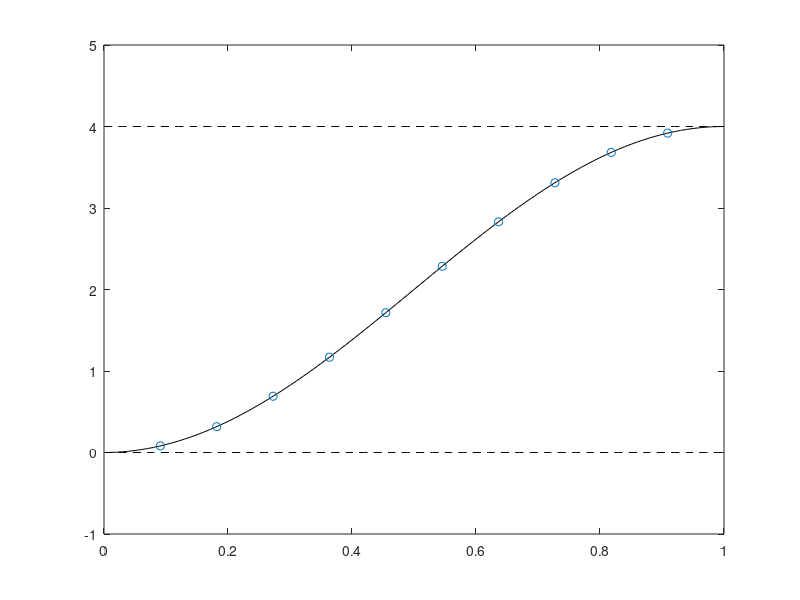

This chart was generated by the following MATLAB code:
x0 = 0.0:0.01:1.0;
y1 = 2.0.*(1.0-cos(pi.*x0));
y2(1:101) = 4.0;
y3(1:101) = 0.0;
h = 1/(10+1);
x1 = h:h:1-h;
y4 = 2.0.*(1.0-cos(pi.*x1));
plot(x0,y1,'k-',x0,y2,'k--',x0,y3,'k--',x1,y4,'o')
axis([0,1,-1,5])
print('eigenvalues.eps','-deps')